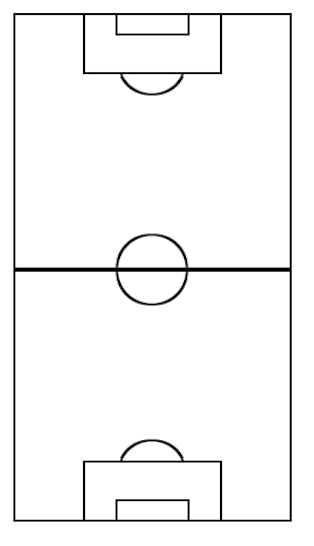
#> input picture Approach 1/Required Data/tactical map.jpg, 314 x 546 px, found by its file name
$ jupyter execute --allow-errors Approach_1.ipynb
#> lines starting #> are read from the running program, lines starting #| are printed output that depends on the picture
# Football Object Detection with Tactical Map Position Estimation

[cell 1]
from google.colab import drive
drive.mount('/content/drive')

[cell 2]
# Import libraries
import numpy as np
import pandas as pd

import cv2
import skimage
from PIL import Image
from ultralytics import YOLO
from sklearn.metrics import mean_squared_error

import json
import yaml
import time

[cell 3]
# Get tactical map keypoints positions dictionary
json_path = "/content/drive/MyDrive/Req Data/pitch map labels position.json"
#> (the rest of this cell did not finish here and is left out)

[cell 4]
# Set video path
#video_path = '/content/drive/MyDrive/Req Data/test vid.mp4'
video_path = '/content/drive/MyDrive/Req Data/demo_vid_1 (1).mp4'

# Read tactical map image
tac_map = cv2.imread('/content/drive/MyDrive/Req Data/tactical map.jpg')
#> tac_map is the input picture: shape (546, 314, 3); min 0, max 255, mean 245.3

# Define team colors (based on chosen video)
nbr_team_colors = 2

# For test vid
# colors_dic = {
#     "Chelsea":[(41,71,138), (220,98,88)], # Chelsea colors (Players kit color, GK kit color)
#     "Man City":[(144,200,255), (188,199,3)] # Man City colors (Players kit color, GK kit color)
# }

# # For demo vid
colors_dic = {
    "Chelsea":[(51,58,80), (252,241,6)], # Chelsea colors (Players kit color, GK kit color)
    "Man City":[(245,244,245), (168,243,211)] # Man City colors (Players kit color, GK kit color)
}

colors_list = colors_dic["Chelsea"]+colors_dic["Man City"] # Define color list to be used for detected player team prediction
color_list_lab = [skimage.color.rgb2lab([i/255 for i in c]) for c in colors_list] # Converting color_list to L*a*b* space

[cell 5]
import matplotlib.pyplot as plt

# # Define the RGB values for demo vid
colors = [(252/255,241/255,6/255),
          (51/255,58/255,80/255),
          (245/255,244/255,245/255),
          (168/255,243/255,211/255)]

# Define the RGB values for test vid
# colors = [(220/255,98/255,88/255),
#           (41/255,71/255,138/255),
#           (144/255,200/255,255/255),
#           (188/255,199/255,3/255)]

# Create a figure and axis
fig, ax = plt.subplots()

# Draw rectangles for each color
for i, color in enumerate(colors):
    ax.add_patch(plt.Rectangle((0, i), 1, 1, color=color))

# Set axis limits and remove the axis
ax.set_xlim(0, 1)
ax.set_ylim(0, len(colors))
ax.axis('off')

plt.show()
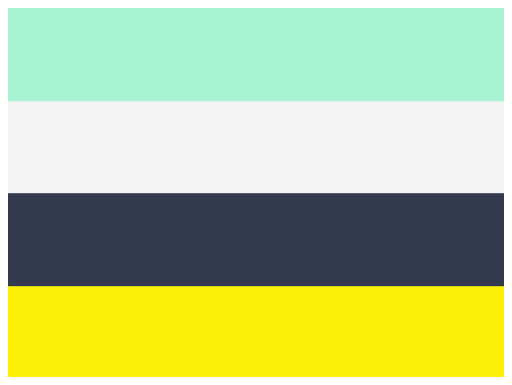
#> figure drawn by matplotlib, 1 panel
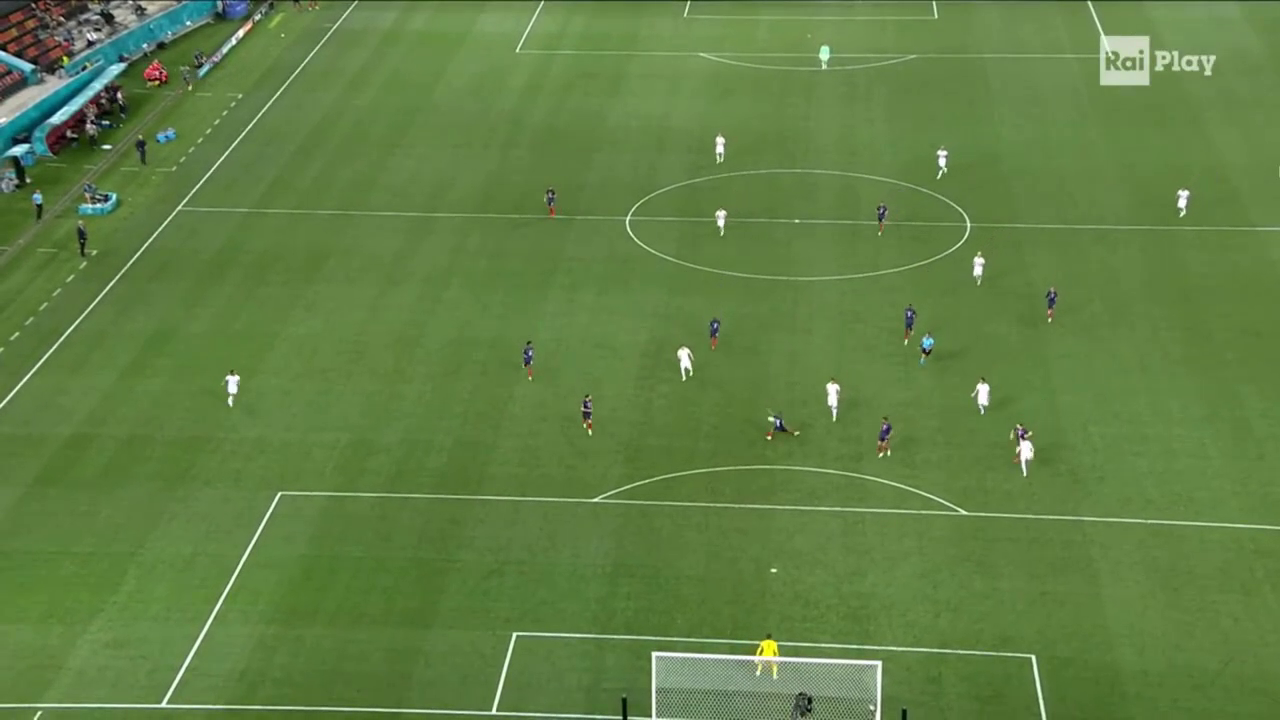
#> input picture frame 44 of Approach 1/Required Data/demo_vid_1 (1).mp4, 1280 x 720 px
#> further down, frame is the input picture: shape (720, 1280, 3); mean B, G, R 68.4, 127.9, 96.9

# Yellow GK rgb(252,241,6)
# Dark blue rgb(51,58,80)

# white rgb(245,244,245)
# green GK rgb(168,243,211)

#> (a cell that did not finish here is left out)

[cell 7]
##################
#      TEST      #
##################

# Open video file
cap = cv2.VideoCapture(video_path)

# Initialize frame counter
frame_nbr = 0

# Set keypoints average displacement tolerance level (in pixels) [set to -1 to always update homography matrix]
keypoints_displacement_mean_tol = 10

# Set confidence thresholds for players and field keypoints detections
player_model_conf_thresh = 0.60
keypoints_model_conf_thresh = 0.70

# Set variable to record the time when we processed last frame
prev_frame_time = 0
# Set variable to record the time at which we processed current frame
new_frame_time = 0

# Store the ball track history
ball_track_history = {'src':[],
                      'dst':[]
}

# Count consecutive frames with no ball detected
nbr_frames_no_ball = 0
# Threshold for number of frames with no ball to reset ball track (frames)
nbr_frames_no_ball_thresh = 30
# Distance threshold for ball tracking (pixels)
ball_track_dist_thresh = 100
# Maximum ball track length (detections)
max_track_length = 35

df = None

# Define the output video file path
output_ann_video_path = '/content/drive/MyDrive/Req Data/output_ann_video_demo.mp4'

# Define the codec and video writer
fourcc = cv2.VideoWriter_fourcc(*'XVID')
output_ann_video = cv2.VideoWriter(output_ann_video_path, fourcc, 1, (1634, 770))

# Loop through the video frames
#> (the rest of this cell did not finish here and is left out)

[cell 8]
print(df)
#> (the rest of this cell did not finish here and is left out)

[cell 9]
#####################
#  BALL POSSESSION  #
#####################

import pandas as pd
from scipy.spatial import distance

# Assuming df is your DataFrame

# Function to calculate distance
def calc_distance(row):
    player_coords = row['Player Coordinates']
    ball_coords = row['Ball Coordinates']
    return distance.euclidean(player_coords, ball_coords)

# Apply the function to calculate distance for each row
#> (the rest of this cell did not finish here and is left out)

[cell 10]
#############
#  HEATMAP  #
#############

import cv2
import pandas as pd
import numpy as np
import matplotlib.pyplot as plt

# Load the image
tac_map = cv2.imread('/content/drive/MyDrive/Req Data/tactical map.jpg')

# Load the DataFrame
# Assuming you already have the DataFrame named df

# Get the dimensions of the image
height, width, _ = tac_map.shape
#> height = 546; width = 314

# Calculate the dimensions of each region
region_height = height // 5  # Divide height into 5 regions
#> region_height = 109
region_width = width // 4    # Divide width into 4 regions
#> region_width = 78

# Initialize a dictionary to store the count of points in each region
region_counts = {i: 0 for i in range(20)}

# Iterate through each row of the DataFrame
#> (the rest of this cell did not finish here and is left out)
